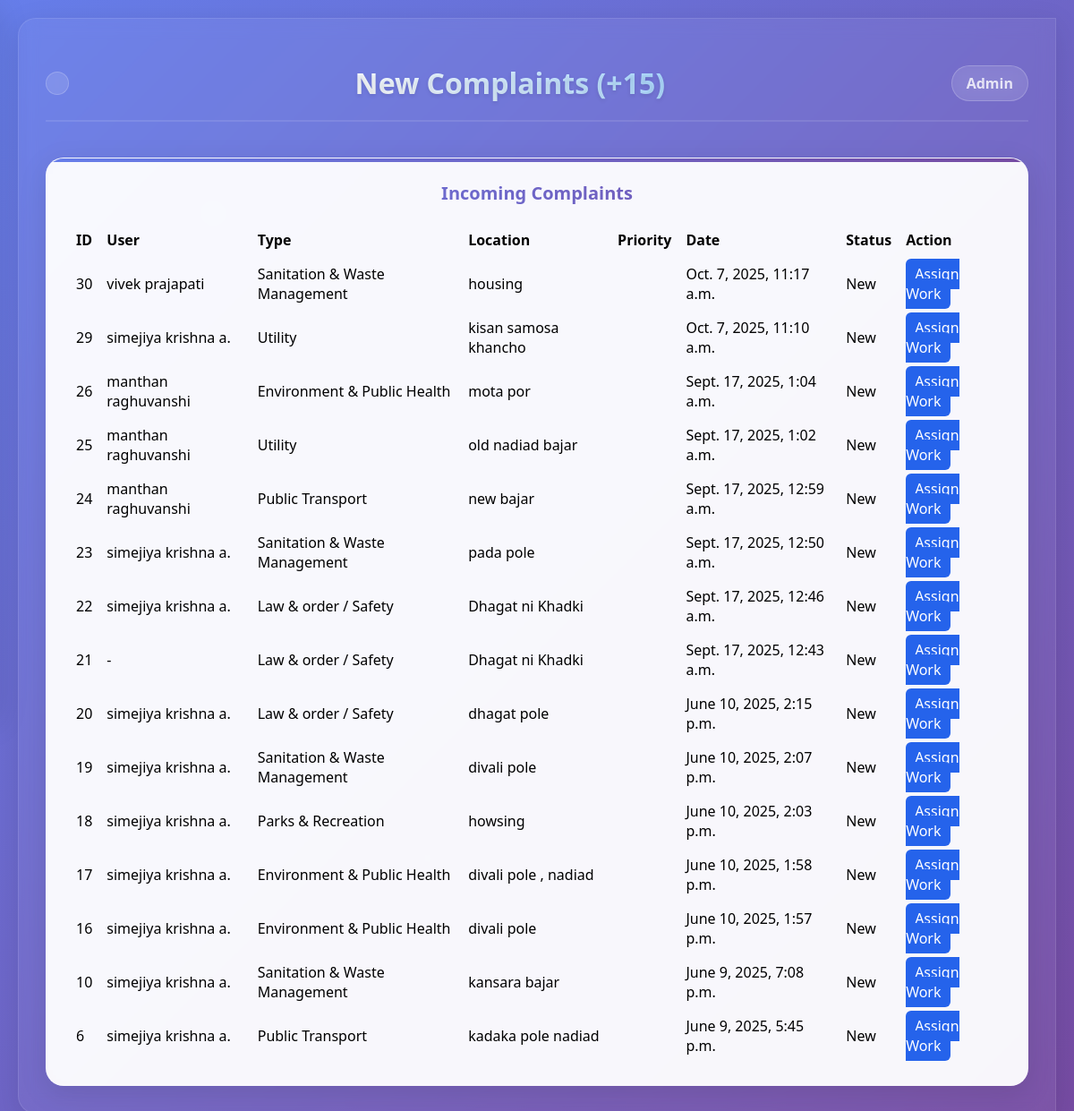
The app's page /adminpanel/new-complaints/ with its own data.
### services/models.py (models this page shows, shortened)
class complaint(models.Model):
    class Status(models.TextChoices):
        NEW = 'NEW', 'New'
        ACTIVE = 'ACTIVE', 'Active'
        RESOLVED = 'RESOLVED', 'Resolved'
    user = models.ForeignKey(registration, on_delete=models.CASCADE, null=True, blank=True)
    location = models.CharField(max_length=50)
    comType = models.TextField()
    description = models.TextField(max_length=100)
    image = models.ImageField(upload_to='complaint_image/')
    datetime = models.DateTimeField(auto_now_add=True)
    is_seen = models.BooleanField(default=False)
    status = models.CharField(max_length=10, choices=Status.choices, default=Status.NEW)

### accounts/models.py (models this page shows, shortened)
class registration(models.Model):
    name = models.CharField(max_length=50)
    email = models.EmailField(unique=True)
    mobileno = models.CharField(max_length=10)
    address = models.TextField(default=" ")
    password = models.CharField(max_length=8,default=" ")
    image = models.ImageField(upload_to='profile_image/', default='default.jpg')

### adminpanel/views.py (the view)
# urls.py: path('new-complaints/', new_complaints, name='new_complaints'),
def new_complaints(request):
    items_qs = complaint.objects.filter(status=complaint.Status.NEW).order_by('-id')
    complaint.objects.filter(id__in=items_qs.values_list('id', flat=True)).update(is_seen=True)
    return render(request, 'new_complaints.html', {
        'complaints': list(items_qs[:200]),
        'new_complaints_count': items_qs.count()
    })

### adminpanel/templates/new_complaints.html (shortened to what this page needs)
{% load static %}
<!DOCTYPE html>
<html lang="en">
<head>
  <link rel="stylesheet" href="{% static 'CSS/dashboard.css' %}" />
</head>
<body>
  <div class="container">
    <main class="dashboard">
      <header>
        <div class="menu-toggle" id="menu-toggle"></div>
        <h1>New Complaints (+{{ new_complaints_count }})</h1>
        <span class="admin-label">Admin</span>
      </header>
      <section class="charts">
        <div class="chart">
          <h3>Incoming Complaints</h3>
          {% if complaints %}
          <table style="width:100%; border-collapse: collapse;">
            <thead>
              <tr>
                <th style="text-align:left; padding:8px;">ID</th>
                <th style="text-align:left; padding:8px;">User</th>
                <th style="text-align:left; padding:8px;">Type</th>
                <th style="text-align:left; padding:8px;">Location</th>
                <th style="text-align:left; padding:8px;">Priority</th>
                <th style="text-align:left; padding:8px;">Date</th>
                <th style="text-align:left; padding:8px;">Status</th>
                <th style="text-align:left; padding:8px;">Action</th>
              </tr>
            </thead>
            <tbody>
              {% for c in complaints %}
              <tr>
                <td style="padding:8px;">{{ c.id }}</td>
                <td style="padding:8px;">{{ c.user.name|default:'-' }}</td>
                <td style="padding:8px;">{{ c.comType }}</td>
                <td style="padding:8px;">{{ c.location }}</td>
                <td style="padding:8px;">{{ c.priority }}</td>
                <td style="padding:8px;">{{ c.datetime }}</td>
                <td style="padding:8px;">{{ c.get_status_display }}</td>
                <td style="padding:8px;">
                  {% if c.status != 'RESOLVED' %}
                  <a href="{% url 'assign_work' c.id %}" style="padding:6px 10px; background:#2563eb; color:#fff; border-radius:6px; text-decoration:none;">Assign Work</a>
                  {% else %}
                  -
                  {% endif %}
                </td>
              </tr>
              {% endfor %}
            </tbody>
          </table>
          {% else %}
            <p>No complaints yet.</p>
          {% endif %}
        </div>
      </section>
    </main>
  </div>
</body>
</html>

### adminpanel/static/CSS/dashboard.css (style rules this page uses)
* { margin: 0; padding: 0; box-sizing: border-box; }
body { margin: 0; font-family: 'Segoe UI', Tahoma, Geneva, Verdana, sans-serif; background: linear-gradient(135deg, #667eea 0%, #764ba2 100%); min-height: 100vh; position: relative; overflow-x: hidden; }
body::before { content: ''; position: fixed; top: 0; left: 0; width: 100%; height: 100%; animation: float 20s linear infinite; pointer-events: none; z-index: -1; }
.container { display: flex; position: relative; z-index: 1; }
.dashboard { flex-grow: 1; padding: 30px; margin-left: 250px; width: 100%; transition: all 0.4s cubic-bezier(0.4, 0, 0.2, 1); background: rgba(255, 255, 255, 0.05); backdrop-filter: blur(10px); border-radius: 20px 0 0 20px; margin-top: 20px; margin-right: 20px; margin-bottom: 20px; box-shadow: 0 8px 32px rgba(0, 0, 0, 0.1); border: 1px solid rgba(255, 255, 255, 0.1); }
.sidebar.collapsed + .dashboard { margin-left: 20px; }
header { display: flex; justify-content: space-between; align-items: center; margin-bottom: 30px; padding: 20px 0; border-bottom: 2px solid rgba(255, 255, 255, 0.1); }
header h1 { font-size: 32px; background: linear-gradient(45deg, #fff, #a8d8ff); -webkit-background-clip: text; -webkit-text-fill-color: transparent; background-clip: text; font-weight: 700; text-shadow: 0 2px 4px rgba(0, 0, 0, 0.1); }
.admin-label { font-size: 16px; color: rgba(255, 255, 255, 0.8); background: rgba(255, 255, 255, 0.1); padding: 8px 16px; border-radius: 20px; backdrop-filter: blur(10px); border: 1px solid rgba(255, 255, 255, 0.2); font-weight: 600; }
.menu-toggle { display: block; font-size: 24px; cursor: pointer; color: rgba(255, 255, 255, 0.9); z-index: 1000; padding: 12px; border-radius: 50%; background: rgba(255, 255, 255, 0.1); backdrop-filter: blur(10px); border: 1px solid rgba(255, 255, 255, 0.2); transition: all 0.3s ease; }
.charts { display: grid; grid-template-columns: repeat(auto-fit, minmax(350px, 1fr)); gap: 30px; margin-top: 40px; }
.chart { background: rgba(255, 255, 255, 0.95); backdrop-filter: blur(20px); border-radius: 20px; padding: 25px; box-shadow: 0 8px 32px rgba(0, 0, 0, 0.1); border: 1px solid rgba(255, 255, 255, 0.2); transition: all 0.4s cubic-bezier(0.4, 0, 0.2, 1); position: relative; overflow: hidden; }
.chart::before { content: ''; position: absolute; top: 0; left: 0; right: 0; height: 4px; background: linear-gradient(90deg, #667eea, #764ba2); }
.chart h3 { margin-top: 0; margin-bottom: 20px; color: #333; font-size: 20px; font-weight: 600; text-align: center; background: linear-gradient(45deg, #667eea, #764ba2); -webkit-background-clip: text; -webkit-text-fill-color: transparent; background-clip: text; }
.chart { animation: fadeInUp 0.8s ease-out; }
.chart:nth-child(1) { animation-delay: 0.1s; }

### records on screen
complaint: id "30", user.name "vivek prajapati", comType "Sanitation & Waste Management", location "housing", datetime "Oct. 7, 2025, 11:17 a.m.", status "New", shows "Assign Work"
complaint: id "29", user.name "simejiya krishna a.", comType "Utility", location "kisan samosa khancho", datetime "Oct. 7, 2025, 11:10 a.m.", status "New", shows "Assign Work"
complaint: id "26", user.name "manthan raghuvanshi", comType "Environment & Public Health", location "mota por", datetime "Sept. 17, 2025, 1:04 a.m.", status "New", shows "Assign Work"
complaint: id "25", user.name "manthan raghuvanshi", comType "Utility", location "old nadiad bajar", datetime "Sept. 17, 2025, 1:02 a.m.", status "New", shows "Assign Work"
complaint: id "24", user.name "manthan raghuvanshi", comType "Public Transport", location "new bajar", datetime "Sept. 17, 2025, 12:59 a.m.", status "New", shows "Assign Work"
complaint: id "23", user.name "simejiya krishna a.", comType "Sanitation & Waste Management", location "pada pole", datetime "Sept. 17, 2025, 12:50 a.m.", status "New", shows "Assign Work"
complaint: id "22", user.name "simejiya krishna a.", comType "Law & order / Safety", location "Dhagat ni Khadki", datetime "Sept. 17, 2025, 12:46 a.m.", status "New", shows "Assign Work"
complaint: id "21", user.name "-", comType "Law & order / Safety", location "Dhagat ni Khadki", datetime "Sept. 17, 2025, 12:43 a.m.", status "New", shows "Assign Work"
complaint: id "20", user.name "simejiya krishna a.", comType "Law & order / Safety", location "dhagat pole", datetime "June 10, 2025, 2:15 p.m.", status "New", shows "Assign Work"
complaint: id "19", user.name "simejiya krishna a.", comType "Sanitation & Waste Management", location "divali pole", datetime "June 10, 2025, 2:07 p.m.", status "New", shows "Assign Work"
complaint: id "18", user.name "simejiya krishna a.", comType "Parks & Recreation", location "howsing", datetime "June 10, 2025, 2:03 p.m.", status "New", shows "Assign Work"
complaint: id "17", user.name "simejiya krishna a.", comType "Environment & Public Health", location "divali pole , nadiad", datetime "June 10, 2025, 1:58 p.m.", status "New", shows "Assign Work"
complaint: id "16", user.name "simejiya krishna a.", comType "Environment & Public Health", location "divali pole", datetime "June 10, 2025, 1:57 p.m.", status "New", shows "Assign Work"
complaint: id "10", user.name "simejiya krishna a.", comType "Sanitation & Waste Management", location "kansara bajar", datetime "June 9, 2025, 7:08 p.m.", status "New", shows "Assign Work"
complaint: id "6", user.name "simejiya krishna a.", comType "Public Transport", location "kadaka pole nadiad", datetime "June 9, 2025, 5:45 p.m.", status "New", shows "Assign Work"

### other values on screen
{{ new_complaints_count }} "15"
